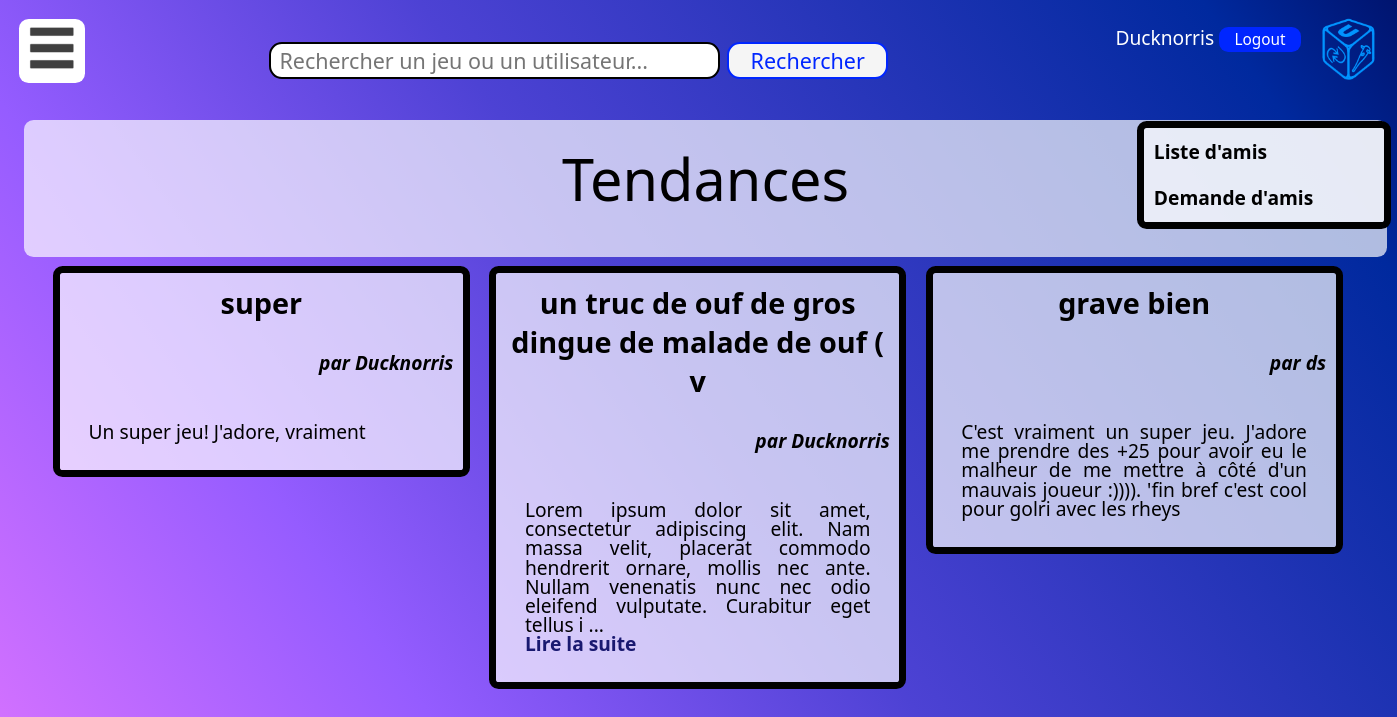
The page /home.php (signed in) on the database its author committed.
### tables this page shows
CREATE TABLE critiques (
  id INT PRIMARY KEY NOT NULL AUTO_INCREMENT,
  id_utilisateur INT NOT NULL,
  id_jeu INT NOT NULL,
  nom VARCHAR(50),
  note INT,
  content VARCHAR(5000),
  date_crit DATE DEFAULT current_timestamp(),

  FOREIGN KEY (id_utilisateur) REFERENCES utilisateur(id),
  FOREIGN KEY (id_jeu) REFERENCES jeux(id)
);

### home.php (the view, shortened to what this page needs)
<!DOCTYPE html>
<link rel="stylesheet" type="text/css" href="style_site.css">
  <html lang="fr" dir="ltr" class="cover">
    <head>
    </head>
    <body>
      <?php
        include 'header.php';
      ?>
      <div class="corps">
          <div class="titre_page">Tendances</div>
          <?php
              $db = new PDO("mysql:host=localhost;dbname=projetifd;charset=utf8","root","");
              $nb_displayed=0;
              echo'<ul class="home">';
              $req_critics = $db->prepare("SELECT critiques.id AS crit, date_crit,SUM(link_utilisateur_score.value) AS up,critiques.content AS contenu,critiques.nom AS nom_critique,jeux.nom AS nom_jeu,pseudo
FROM critiques INNER JOIN link_utilisateur_score ON critiques.id = link_utilisateur_score.id_critiques INNER JOIN utilisateur ON link_utilisateur_score.id_utilisateur = utilisateur.id INNER JOIN jeux ON critiques.id_jeu = jeux.id
GROUP BY critiques.id ORDER BY date_crit DESC, up DESC");
              $req_critics->execute();
              $line = $req_critics->fetch();
              while($line && $nb_displayed<3){
                  $crit_display = str_split($line['contenu'],200);
                  echo '
                <li class="rubrique">
                    <div class="titre_rubrique">',$line['nom_critique'],'</div><br>
                    <div class="nom_auteur">par ',$line['pseudo'],'</div><br>
                    <p class="texte_corps">',$crit_display[0];
                  if(strlen($line['contenu'])>200){
                      echo '
                        ...<a href="critique.php?id= '.$line['crit'].'"><br> Lire la suite</a></p>
                    </li>
                  ';
                  } else{
                      echo '</p></li>';
                  }
                  $nb_displayed++;
                  $line = $req_critics->fetch();
              }
              echo '</ul>';
          ?>
      </div>
    </body>
</html>

### style_site.css (style rules this page uses)
body { font-family: "Segoe UI", serif; font-size: 1.5em; padding: 1em; }
p { text-align: justify; text-justify: inter-word; line-height: 1em; }
.cover { background: linear-gradient(55deg, #d973ff 0, #955cff 25%, #4d42d4 50%, #00299e 90%, #00146f 100%); background-size: cover; background-attachment: fixed; }
.corps { color:black; font-size:0.8em; padding:1em; font-family: "Segoe UI",serif; width:69em; margin: auto; margin-top: 5em; background-color: rgba(255,255,255,0.69); border-top-left-radius: 0.5em 0.5em; border-top-right-radius: 0.5em 0.5em; border-bottom-right-radius: 0.5em 0.5em; border-bottom-left-radius: 0.5em 0.5em; }
.titre_page { text-align:center; color:black; font-size:3em; }
.texte_corps { margin:1em; }
.titre_rubrique { text-align:center; font-size:1.5em; font-weight:bold; }
.nom_auteur { text-align:right; font-size:1em; font-weight: bold; font-style:italic; }
.rubrique { margin:0.5em; padding: 0.5em; border-width:0.4em; border-color:black; border-style:solid; border-top-left-radius: 0.5em 0.5em; border-top-right-radius: 0.5em 0.5em; border-bottom-right-radius: 0.5em 0.5em; border-bottom-left-radius: 0.5em 0.5em; }
li.rubrique { width:20em; }
.home { list-style-type: none; margin-top:1em; }
.home li { float:left; top:1em; position:relative; background-color: rgba(255,255,255,0.69); }
.corps a:link { color:midnightblue; font-weight: bolder; text-decoration: none; }
a:link { color: white; text-decoration:none; }
* { margin: 0; padding: 0; font-family: "Segoe UI", serif; }

### rows shown on the page
critiques: nom "super", pseudo "Ducknorris", content "Un super jeu! J'adore, vraiment"
critiques: nom "un truc de ouf de gros dingue de malade de ouf ( v", pseudo "Ducknorris", content "Lorem ipsum dolor sit amet, consectetur adipiscing elit. Nam massa velit, placerat commodo hendrerit ornare, mollis nec ante. Nullam venenatis nunc nec odio eleifend vulputate. Curabitur eget tellus i"
critiques: nom "grave bien", pseudo "ds", content "C'est vraiment un super jeu. J'adore me prendre des +25 pour avoir eu le malheur de me mettre à côté d'un mauvais joueur :)))). 'fin bref c'est cool pour golri avec les rheys"

### other values the page prints
$_SESSION['pseudo'] "Ducknorris"
